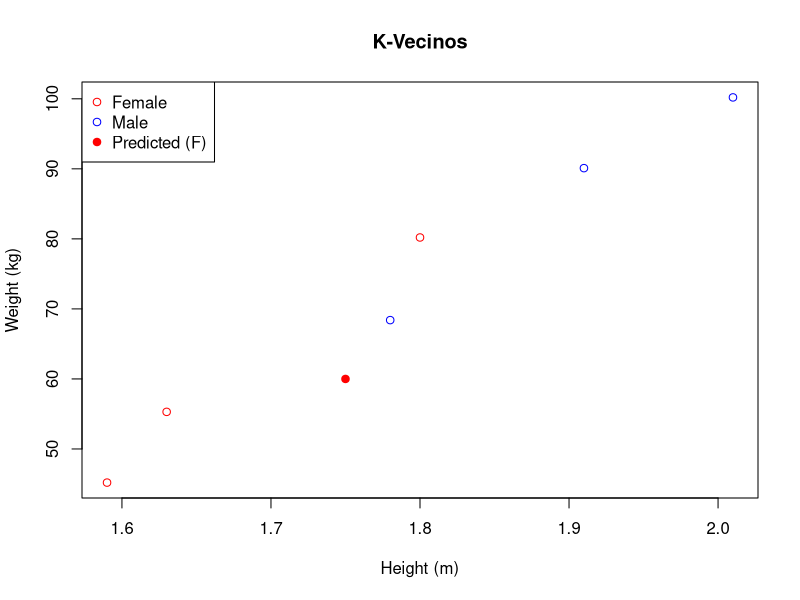

This chart was generated by the following R code:
library(class)

# Data frame with height and weight
data <- data.frame(
  height = c(1.8, 1.63, 1.78, 1.91, 1.59, 2.01), # In meters
  weight = c(80.2, 55.3, 68.4, 90.1, 45.2, 100.2) # In kilograms
)

# Adding a column to indicate gender
data$gender <- c("F", "F", "M", "M", "F", "M")

# Person's height and weight
new_person <- data.frame(
  height = 1.75,
  weight = 60
)

# Predict the gender of the new person
predicted_gender <- knn(data[,1:2], new_person, data$gender, k=3)

plot(data$height, data$weight, col = ifelse(data$gender == "M", "blue", "red"), main="K-Vecinos", xlab="Height (m)", ylab="Weight (kg)")
points(new_person$height, new_person$weight, col = ifelse(predicted_gender == "M", "blue", "red"), pch = 19)

# Format the legend based on the predicted gender
if(predicted_gender == "M"){
  legend_text <- c("Female", "Male", "Predicted (M)")
  legend_col <- c("red", "blue", "blue")
} else {
  legend_text <- c("Female", "Male", "Predicted (F)")
  legend_col <- c("red", "blue", "red")
}

legend("topleft", legend = legend_text, col = legend_col, pch = c(1, 1, 19))
